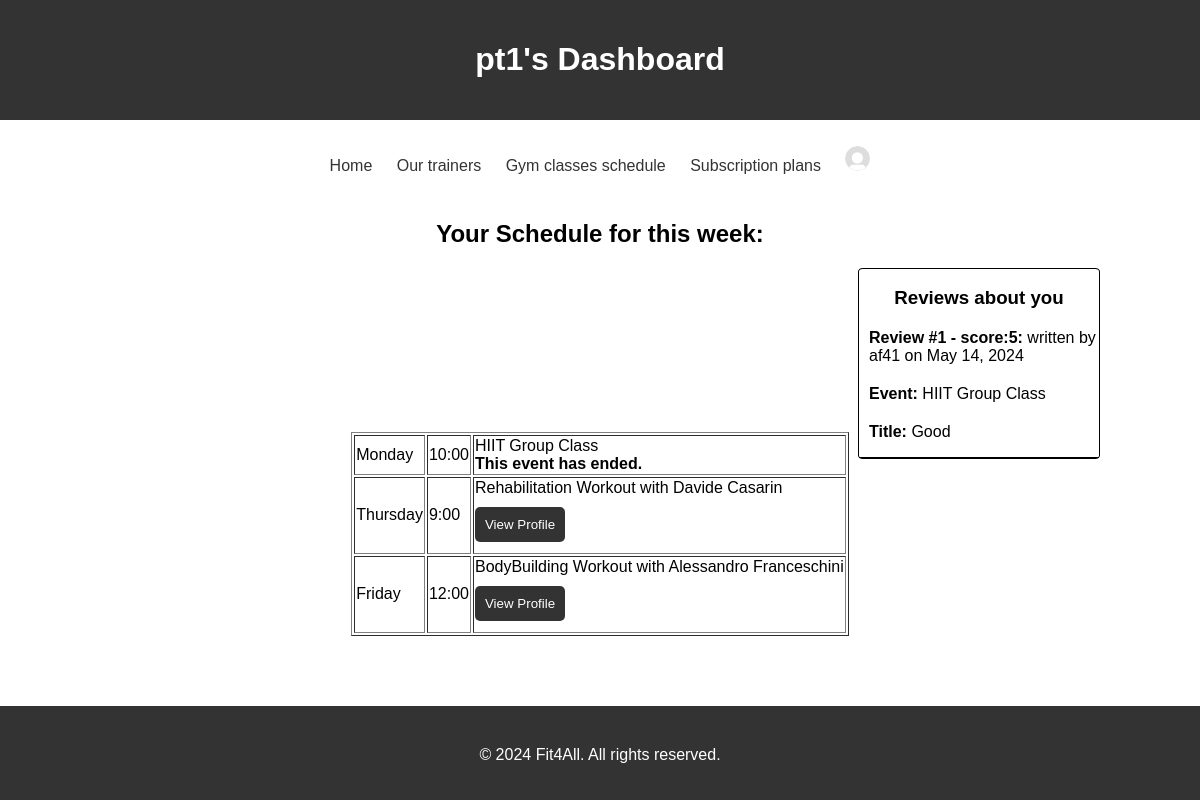
/dashboard/ (signed in), run on an earlier commit of the app's database.
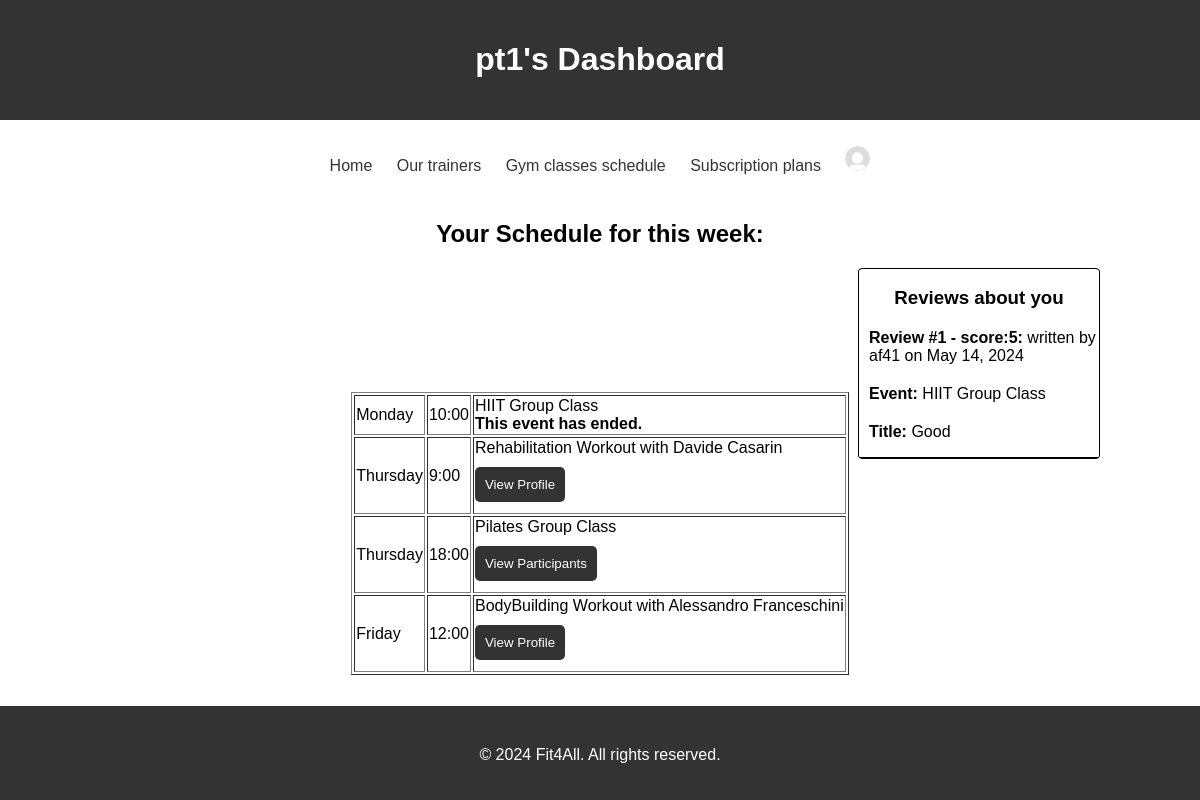
And on a later commit of the database.
### gestione_palestra/models.py (models this page shows, shortened)
class GroupTraining(models.Model):
    trainer = models.ForeignKey(TrainerProfile, on_delete=models.CASCADE)
    DAY_CHOICES = [
        ('Monday', 'Monday'),
        ('Tuesday', 'Tuesday'),
        ('Wednesday', 'Wednesday'),
        ('Thursday', 'Thursday'),
        ('Friday', 'Friday'),
        ('Saturday', 'Saturday'),
        ('Sunday', 'Sunday'),
    ]
    day = models.CharField(max_length=10, choices=DAY_CHOICES)
    START_HOUR_CHOICES = [
        (9, '9:00'),
        (10, '10:00'),
        (11, '11:00'),
        (12, '12:00'),
        (13, '13:00'),
        (14, '14:00'),
        (15, '15:00'),
        (16, '16:00'),
        (17, '17:00'),
        (18, '18:00'),
    ]
    start_hour = models.PositiveSmallIntegerField(choices=START_HOUR_CHOICES)
    duration = models.PositiveIntegerField(validators=[validators.validate_duration])  # Durata in minuti
    training_type = models.CharField(max_length=10, choices=[(goal.id, goal.name) for goal in FitnessGoal.objects.all()])
    max_participants = models.PositiveIntegerField(validators=[validators.validate_max_participants])
    total_partecipants = models.PositiveIntegerField(default=0)
    title = models.TextField(validators=[validators.validate_text])
    image = models.ImageField(upload_to='group-classes/', null=True, blank=True)

class PersonalTraining(models.Model):
    trainer = models.ForeignKey(TrainerProfile, on_delete=models.CASCADE)
    user = models.ForeignKey(User, on_delete=models.CASCADE)
    DAY_CHOICES = [
        ('Monday', 'Monday'),
        ('Tuesday', 'Tuesday'),
        ('Wednesday', 'Wednesday'),
        ('Thursday', 'Thursday'),
        ('Friday', 'Friday'),
        ('Saturday', 'Saturday'),
        ('Sunday', 'Sunday'),
    ]
    day = models.CharField(max_length=10, choices=DAY_CHOICES)
    START_HOUR_CHOICES = [
        (9, '9:00'),
        (10, '10:00'),
        (11, '11:00'),
        (12, '12:00'),
        (13, '13:00'),
        (14, '14:00'),
        (15, '15:00'),
        (16, '16:00'),
        (17, '17:00'),
        (18, '18:00'),
    ]
    start_hour = models.PositiveSmallIntegerField(choices=START_HOUR_CHOICES)
    training_type = models.CharField(max_length=10, choices=[(str(goal.id), goal.name) for goal in FitnessGoal.objects.all()])
    additional_info = models.TextField(blank=True, validators=[validators.validate_text])

class UserProfile(models.Model):
    user = models.OneToOneField(User, on_delete=models.CASCADE)
    gender_choices = [
        ('M', 'Male'),
        ('F', 'Female'),
    ]
    gender = models.CharField(max_length=1, choices=gender_choices, null=False, blank=True)
    first_name = models.CharField(max_length=100, null=False,blank=True, validators=[validators.validate_name])
    last_name = models.CharField(max_length=100, null=False,blank=True, validators=[validators.validate_name])
    date_of_birth = models.DateField(null=False,blank=True,default=date.today, validators=[validators.validate_age_of_birth])
    height = models.DecimalField(max_digits=5, decimal_places=0, null=False,blank=True, validators=[validators.validate_heigth])  # In centimetri
    weight = models.DecimalField(max_digits=5, decimal_places=0, null=False,blank=True, validators=[validators.validate_weigth])  # In chilogrammi
    profile_picture = models.ImageField(upload_to='profile_pictures/', null=True, blank=True)
    AGE_OF_RETIREMENT = 65  # Età di pensionamento
    LEGAL_ADULT_AGE = 18  # Età maggiore

class TrainingReview(models.Model):
    user = models.ForeignKey(User, on_delete=models.CASCADE)
    stars = models.PositiveSmallIntegerField(choices=[(i,i) for i in range(6)])
    title = models.TextField(validators=[validators.validate_text])
    date = models.DateField(default=now)
    additional_info = models.TextField(blank=True, validators=[validators.validate_text])
    class Meta:
        abstract = True

class GroupTrainingReview(TrainingReview):
    event = models.ForeignKey(GroupTraining, on_delete=models.CASCADE)

class User(AbstractUser):
    is_manager = models.BooleanField(default=False)
    is_instructor = models.BooleanField(default=False)
    class Meta:
        verbose_name = _('user')
        verbose_name_plural = _('users')

### gestione_palestra/views.py (the view, shortened to what this page needs)
# urls.py: path('dashboard/', views.Dashboard.as_view(), name='dashboard'),
class Dashboard(View):
    def get_context(self, request):
        context = {}
        group_classes_reviews = None
        training_sessions_reviews = None
        context['reviews'] = get_reviews(request.user)
        if request.user.is_manager:
            pass
        else:
            if request.user.is_instructor:
                try:
                    trainer = models.TrainerProfile.objects.get(user=request.user)
                except models.TrainerProfile.DoesNotExist:
                    context['error'] = f"personal trainer not found: {request.user.username}"
                    return context
                instructor_group_classes = models.GroupTraining.objects.filter(trainer=trainer)
                booked_group_classes = []
                for group_class in instructor_group_classes:
                    reservation_objects = models.GroupClassReservation.objects.filter(group_class=group_class)
                    if reservation_objects:
                        participants_ids = reservation_objects.values_list('user_id', flat=True)
                        participants = []
                        for partecipant_id in participants_ids:
                            try:
                                partecipant = models.UserProfile.objects.get(user_id=partecipant_id)
                            except models.UserProfile.DoesNotExist:
                                continue
                            partecipant = models.UserProfileSerializer(partecipant).data
                            participants.append(partecipant)
                        reservation_object = reservation_objects.first()
                        reservation_object.participants = participants
                        booked_group_classes.append(reservation_object)
                booked_training_sessions = models.PersonalTraining.objects.filter(trainer=trainer)
            schedule = {}
            for day in context_processors.week_days:
                schedule[day] = {}
                for hour in range(9,19):
                    schedule[day][hour] = None
            for booked_group_class in booked_group_classes:
                group_class = booked_group_class.group_class
                if context_processors.day_mapping[group_class.day] > today.weekday():
                    group_class.expired = False
                elif context_processors.day_mapping[group_class.day] == today.weekday():
                    if group_class.start_hour >= today.hour:
                        group_class.expired = False
                    else:
                        group_class.expired = True
                else:
                    group_class.expired = True
                if hasattr(group_class, "participants"):
                    group_class.participants = booked_group_class.participants
                review = None
                if group_classes_reviews:
                    try:
                        review = group_classes_reviews.get(event=group_class.id)
                    except models.GroupTrainingReview.DoesNotExist:
                        review = None
                group_class.review = review
                schedule[group_class.day][group_class.start_hour] = group_class
            for booked_training_session in booked_training_sessions:
                if request.user.is_instructor:
                    try:
                        user_profile = models.UserProfile.objects.get(user_id=booked_training_session.user_id)
                    except models.UserProfile.DoesNotExist:
                        continue
                    booked_training_session.user_profile = models.UserProfileSerializer(user_profile).data
                try:
                    booked_training_session.training_type = models.FitnessGoal.objects.get(id=booked_training_session.training_type).name
                except models.FitnessGoal.DoesNotExist:
                    booked_training_session.training_type = None
                if context_processors.day_mapping[booked_training_session.day] > today.weekday():
                    booked_training_session.expired = False
                elif context_processors.day_mapping[booked_training_session.day] == today.weekday():
                    if booked_training_session.start_hour >= today.hour:
                        booked_training_session.expired = False
                    else:
                        booked_training_session.expired = True
                else:
                    booked_training_session.expired = True
                review = None
                if training_sessions_reviews:
                    try:
                        review = training_sessions_reviews.get(event=booked_training_session.id)
                    except models.PersonalTrainingReview.DoesNotExist:
                        review = None
                booked_training_session.review = review
                schedule[booked_training_session.day][booked_training_session.start_hour] = booked_training_session
            context['schedule'] = schedule
        return context
    def get(self, request):
        context = {}
        if not request.user.is_authenticated:
            return redirect(reverse('login'))
        event_type = request.GET.get('event_type')
        event_id =  request.GET.get('event_id')
        context.update(self.get_context(request))
        return render(request=request, template_name="dashboard.html", context=context)

### gestione_palestra/context_processors.py (called while the page is built)
def global_context(request):
    plans = models.SubscriptionPlan.objects.all()
    fitness_goals_choices = models.FitnessGoal.objects.all()
    fitness_goals = [(goal.id, goal.name) for goal in fitness_goals_choices]
    for plan in plans:
        plan.discounted_price = plan.monthly_price - plan.age_discount
    context =   {
                    'gym_name': 'Fit4All',
                    'now': date.today,
                    'subscription_plans':plans,
                    'fitness_goals':fitness_goals,
                    'days':week_days,
                    'hours':range(9,19)
                }
    return context

### templates/dashboard.html (shortened to what this page needs)
{% extends "base.html" %}
{% block header %} {{ request.user }}'s Dashboard {% endblock header %}
{% block content %}
{% if not request.user.is_manager %}
<h2>Your Schedule for this week:</h2>
{% else %}
<h2> Create Group Training </h2>
{% endif %}
<div class="content">
    {% if request.user.is_manager %}
    <a href="{% url 'create-group-training' %}" class="button">Create Group Training</a>
{% else %}
<table border="1" style="margin:auto;">
    {% for day, daily_schedule in schedule.items %}
        {% for hour, event in daily_schedule.items %}
            {% if event %}
                <tr>
                    <td>{{ day }}</td>
                    <td>{{ hour }}:00</td>
                    <td>
                        {% if event.max_participants %}
                            {{ event.title }} Group Class {% if not request.user.is_instructor %} with {{ event.trainer.first_name }} {{ event.trainer.last_name }} {% endif %}
                            <br>
                            {% if event.expired %}
                                <b>This event has ended.</b>
                            {% else %}
                                {% if not request.user.is_instructor %}
                                    <form method="post" class="hidden">{% csrf_token %}<input type="hidden" name="group_training" value="{{event.id}}"><button type="submit">Cancel</button></form>
                                {% else %}
                                    <button class="view_participants" data-event="{{ event.participants }}" onclick="handleButtonClick(event)"> View Participants </button>
                                {% endif %}
                            {% endif %}
                        {% else %}
                            {{ event.training_type }} Workout  with {% if not request.user.is_instructor %} {{ event.trainer.first_name }} {{ event.trainer.last_name }} {% else %} {{ event.user_profile.first_name }} {{ event.user_profile.last_name }}{% endif %}
                            {% if event.expired %}
                                <b>This event has ended.</b> {% if not event.review %}<a class="button" href="{% url 'leave-review' %}?event_type=personal_training&amp;event_id={{event.id}}">Leave a Review</a> {% endif %}
                            {% else %}
                                {% if not request.user.is_instructor %}
                                    <form method="post" class="hidden">{% csrf_token %}<input type="hidden" name="personal_training" value="{{event.id}}"><button type="submit">Cancel</button></form>
                                {% else %}
                                    <button class="view_profile" data-event="{{ event.user_profile }}" onclick="handleButtonClick(event)"> View Profile</button>
                                {% endif %}
                            {% endif %}
                        {% endif %}
                    </td>
                </tr>
            {% endif %}
        {% endfor %}
    {% endfor %}
</table>
{% endif %}
<div class="reviews-container">
{% if request.user.is_instructor %}
    <h3> Reviews about you </h3>
    {% elif request.user.is_manager %}
    <h3> All reviews </h3>
    {% else %}
    <h3> Your reviews </h3>
    {% endif %}
    {% for review in reviews %}
    <div class="reviews-content">
        <p><b>Review #{{ forloop.counter }} - <b>score:</b>{{ review.stars }}:</b> {% if request.user.is_instructor or request.user.is_manager %} written by {{ review.user }}  on {{ review.date }} {% else %} written on {{ review.date }} {% endif %} </p>
        <p><b>Event:</b> {% if review.event.max_participants %} {{ review.event.title }} Group Class {% else %} {{ review.event.training_type }} Workout {% endif %} </p>
        <p><b>Title:</b> {{ review.title }}</p>
    </div>
    {% endfor %}
</div>
</div>
{% endblock %}

What changed in the data, as far as the page shows it:
changed PersonalTraining "Thursday": gains GroupTraining (day "Thursday", start_hour "18", title "Pilates")
